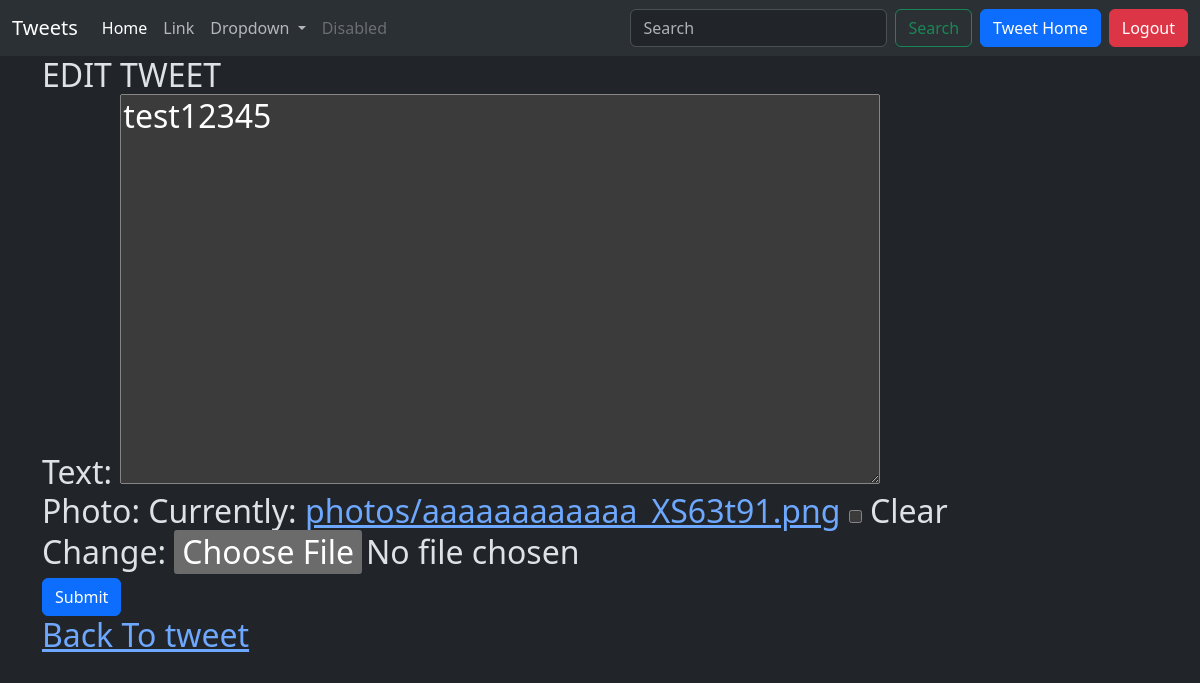
/tweets/7/edit/ (signed in), run on an earlier commit of the app's database.
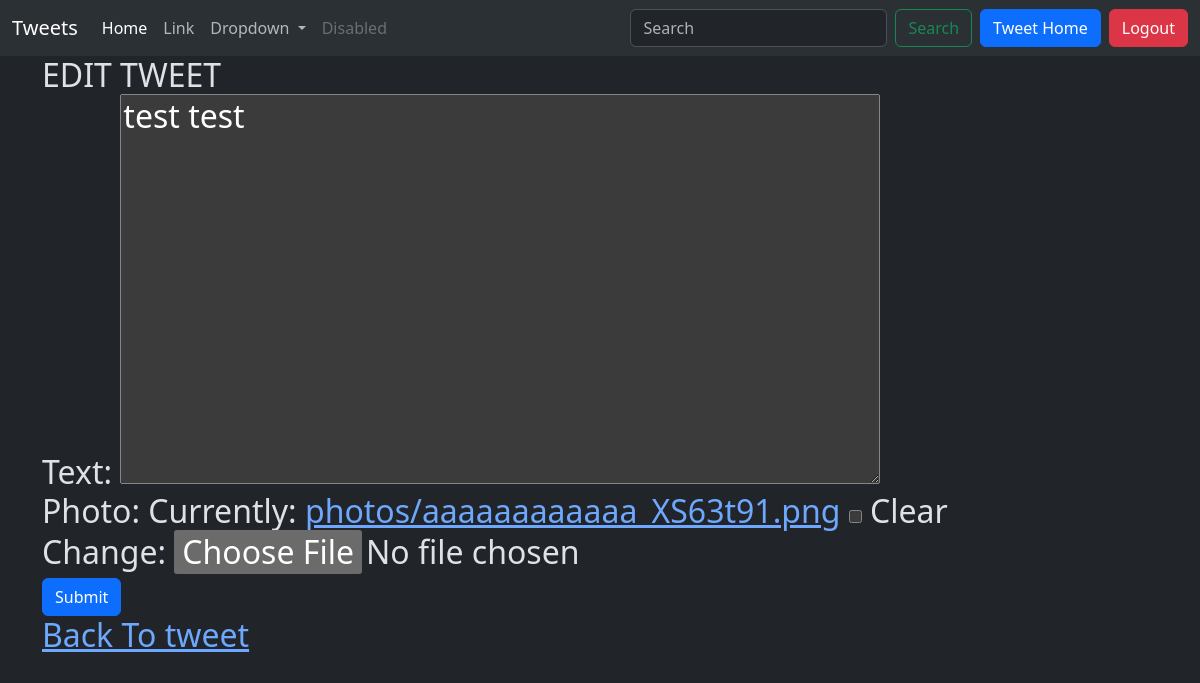
And on a later commit of the database.
### tweets/models.py (models this page shows, shortened)
class Tweet(models.Model):
    user = models.ForeignKey(User, on_delete=models.CASCADE)
    text = models.TextField(max_length=240)
    photo = models.ImageField(upload_to='photos/', blank=True, null=True)
    created_at = models.DateTimeField(auto_now_add=True)
    updated_at = models.DateTimeField(auto_now=True)

### tweets/views.py (the view)
# urls.py: path('<int:tweet_id>/edit/',views.tweet_edit, name='tweet_edit' ),
@login_required
def tweet_edit(request,tweet_id):
    tweet=get_object_or_404(Tweet,pk=tweet_id, user=request.user)
    if request.method=="POST":
        form=TweetForm(request.POST,request.FILES,instance=tweet)
        if form.is_valid():
            tweet=form.save(commit=False)
            tweet.user=request.user
            tweet.save()
            return redirect('tweet_list')
    else:
        form=TweetForm(instance=tweet)
    return render(request, 'tweet_form.html',{'form':form})

### tweets/forms.py
class TweetForm(forms.ModelForm):
    class Meta:
        model=Tweet
        fields=['text','photo']

### tweets/templates/tweet_form.html (shortened to what this page needs)
{% extends "layout.html" %}
{% block content %}
<h2>
    {%if form.instance.pk %}
    EDIT TWEET
    {% else %}
     Create Tweet
     {% endif %}
    <form class="form" action=""enctype='multipart/form-data' method="post">
        {{form}}
        <button class='btn btn-primary'>Submit</button>
    </form>
    <a href="{% url "tweet_list" %}">Back To tweet</a>
    </h2>
{% endblock %}

What changed in the data, as far as the page shows it:
changed Tweet: text "test12345" → "test test"
